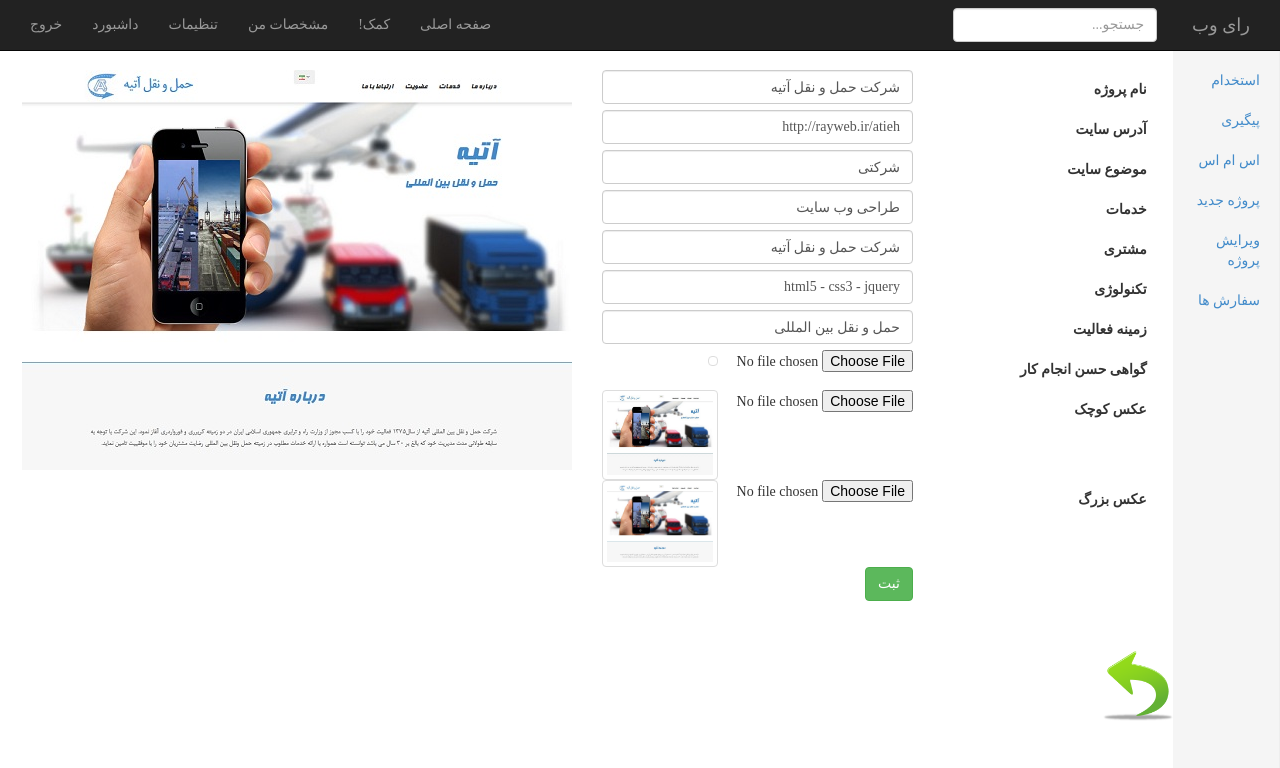
Before: /admin/index.php?page=projectdetail&id=20 (signed in) with the older database file.
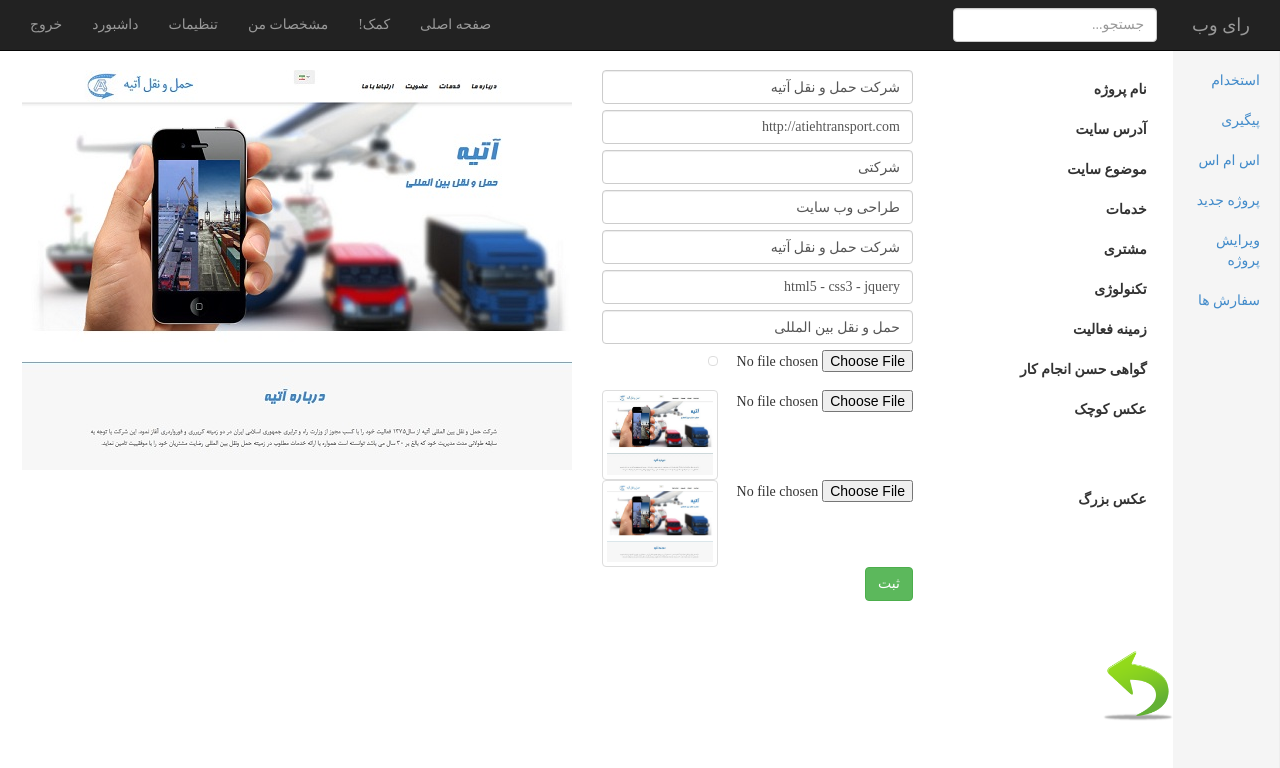
After: the same page with the newer database file.
### tables this page shows
CREATE TABLE IF NOT EXISTS `project` (
`id` int(11) NOT NULL,
  `project_name` varchar(250) NOT NULL,
  `project_address` varchar(250) NOT NULL,
  `project_type` varchar(250) NOT NULL,
  `project_service` varchar(250) NOT NULL,
  `client` varchar(250) NOT NULL,
  `Technology` varchar(250) NOT NULL,
  `completion_date` bigint(20) NOT NULL,
  `project_description` varchar(250) NOT NULL,
  `confirmation` varchar(250) NOT NULL,
  `project_image` varchar(250) NOT NULL,
  `detail_image` varchar(250) NOT NULL
);

### admin/include/projectdetail.php (the view, shortened to what this page needs)
<?php
	$id = $_GET['id'];
	$project_query = "SELECT * FROM `project` WHERE `id`='$id'";
	$project_result = mysqli_query($connection,$project_query);
	$project_row = mysqli_fetch_assoc($project_result);
?>
<form method="post" role="form" class="label_sabt" enctype="multipart/form-data">
<section class="slice bg-3">
        <div class="w-section inverse">
            <div class="container">
                <div class="row">
                    <div class="col-md-6">
                                <div class="item item-dark active">
                                    <img src="../images/samples/detail/<?php echo $project_row['detail_image']; ?>" alt="" class="img-responsive">
                                </div>
                    </div>
                    <div class="col-md-6" dir="rtl">
                        <div class="vertical-info">
                        	<div class="row">
                                <div class="col-sm-7"><input type="text" class="form-control" value="<?php echo $project_row['project_name']; ?>" name="project_name"></div>
                                <div class="col-sm-5"><label>نام پروژه</label></div>
                            </div>
                            <div class="row">
                                <div class="col-sm-7"><input type="text" class="form-control" value="<?php echo $project_row['project_address']; ?>" name="project_address"></div>
                                <div class="col-sm-5"><label>آدرس سایت</label></div>
                            </div>
                            <div class="row">
                                <div class="col-sm-7"><input type="text" class="form-control" value="<?php echo $project_row['project_type']; ?>" name="project_type"></div>
                                <div class="col-sm-5"><label>موضوع سایت</label></div>
                            </div>
                            <div class="row">
                                <div class="col-sm-7"><input type="text" class="form-control" value="<?php echo $project_row['project_service']; ?>" name="project_service"></div>
                                <div class="col-sm-5"><label>خدمات</label></div>
                            </div>
                            <div class="row">
                                <div class="col-sm-7"><input type="text" class="form-control" value="<?php echo $project_row['client']; ?> " name="client"></div>
                                <div class="col-sm-5"><label>مشتری</label></div>
                            </div>
                            <div class="row">
                                <div class="col-sm-7"><input type="text" class="form-control" value="<?php echo $project_row['Technology']; ?>" name="Technology"></div>
                                <div class="col-sm-5"><label>تکنولوژی</label></div>
                            </div>
                            <div class="row">
                                <div class="col-sm-7"><input type="text" class="form-control" value="<?php echo $project_row['project_description']; ?>" name="project_description"></div>
                                <div class="col-sm-5"><label>زمینه فعالیت</label></div>
                            </div>
                            <div class="row">
                                <div class="col-sm-3"><img src="../images/confirmation/<?php echo $project_row['confirmation']; ?>" alt="" class="img-responsive img-thumbnail"></div>
                                <div class="col-sm-4"><input type="file"name="confirmation"></div>
                                <div class="col-sm-5"><label>گواهی حسن انجام کار</label></div>
                            </div>
                            <div class="row">
                                <div class="col-sm-3"><img src="../images/samples/<?php echo $project_row['project_image']; ?>" alt="" class="img-responsive img-thumbnail"></div>
                                <div class="col-sm-4"><input type="file"name="project_image"></div>
                                <div class="col-sm-5"><label>عکس کوچک</label></div>
                            </div>
                            <div class="row">
                                <div class="col-sm-3"><img src="../images/samples/detail/<?php echo $project_row['detail_image']; ?>" alt="" class="img-responsive img-thumbnail"></div>
                                <div class="col-sm-4"><input type="file"name="detail_image"></div>
                                <div class="col-sm-5"><label>عکس بزرگ</label></div>
                            </div>
                            <div class="row">
                                <div class="col-sm-7"><input type="submit" class="btn btn-success" value="ثبت" name="update"></div>
                            </div>
                        </div>
                        <div style="height:20px;"></div>
                    </div>
                </div>
            </div>
        </div>
    </section>
</form>
<a class="go-back" href="?page=edit"><img src="images/go-back-icon.png" width="70"></a>

Changed rows visible on the page:
changed project "شرکت حمل و نقل آتیه": project_address "http://rayweb.ir/atieh" → "http://atiehtransport.com"
